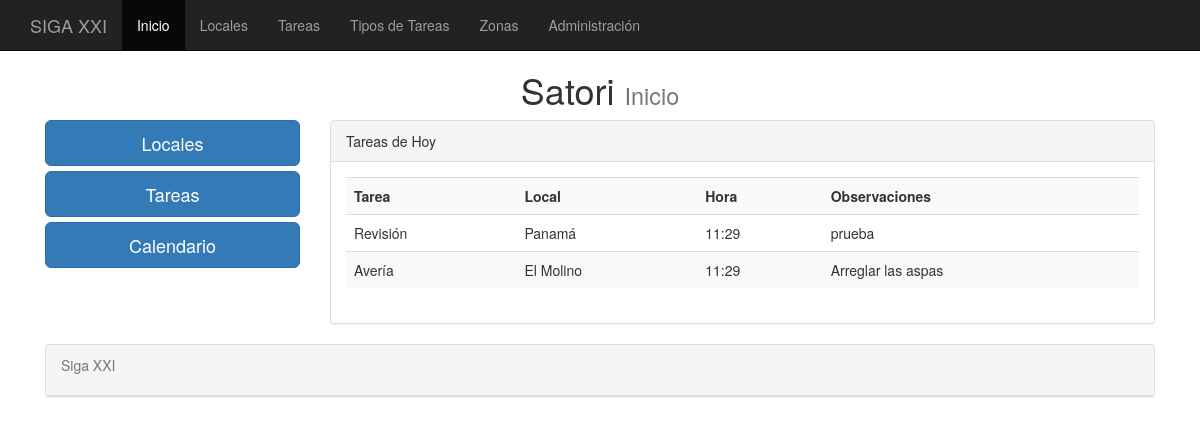
Before: / with the older database file.
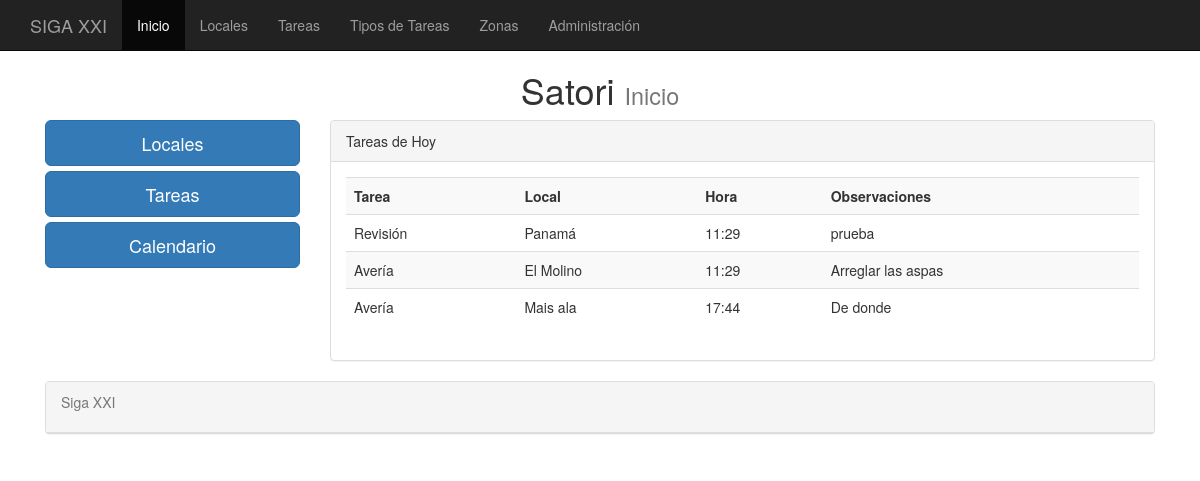
After: the same page with the newer database file.
### cafe/models.py (models this page shows, shortened)
class tareas(models.Model):
    tarea = models.ForeignKey(tipos_tareas, default=None, null=True, blank=True)
    local = models.ForeignKey(locales, default=None, null=True, blank=True)
    fecha = models.DateTimeField(default=datetime.now, blank=True)
    completada = models.BooleanField(null=False, blank=True, default=False)
    observaciones = models.TextField(default=None, null=True)
    class Meta:
	    verbose_name_plural = "tareas"

class tipos_tareas(models.Model):
	tipo = models.CharField(max_length=75)
	class Meta:
		verbose_name_plural = "Tipos_tareas"
	def __unicode__(self):
		return self.tipo

class locales(models.Model):
    local = models.CharField(max_length=75)
    telefono = models.CharField(max_length=15)
    movil = models.CharField(max_length=15)
    correo = models.EmailField()
    contacto = models.CharField(max_length=75)
    direccion = models.CharField(max_length=100)
    codigo_postal = models.CharField(max_length=7)
    poblacion = models.CharField(max_length=100)
    zona = models.ForeignKey(zonas, default=None, null=True, blank=True)
    maquina = models.CharField(max_length=100)
    modelo = models.CharField(max_length=100)
    centralita = models.CharField(max_length=100)
    fecha_alta = models.DateTimeField(default=datetime.now, blank=True)
    fecha_ultima = models.DateTimeField(default=datetime.now, blank=True)
    es_siga = models.BooleanField(null=False, blank=True)
    observaciones = models.TextField(default=None, null=True)
    class Meta:
	    verbose_name_plural = "locales"
    def __unicode__(self):
    	return self.local

### cafe/views.py (the view)
# urls.py: url(r'^$', views.index, name='index'),
def index(request):
    initime = datetime.strptime('0000','%H%M').time()
    fintime = datetime.strptime('2359','%H%M').time()
    principio = datetime.combine(datetime.today(), initime)
    fin = datetime.combine(datetime.today(), fintime)
    las_tareas = tareas.objects.filter(fecha__gte = principio, fecha__lte = fin, completada = False).order_by('fecha')
    context = {'las_tareas': las_tareas }
    return render(request, 'cafe/index.html', context)

### templates/cafe/index.html (shortened to what this page needs)
{% extends "base.html" %}
{%   load   staticfiles   %}
{% block titulo %} Inicio {% endblock %}
{% block content %}
<row>
	<div class="col-md-3">
		<a href="/locales" class="btn btn-primary btn-lg btn-block">Locales</a>
		<a href="/tareas" class="btn btn-primary btn-lg btn-block">Tareas</a>
		<a href="/calendario" class="btn btn-primary btn-lg btn-block">Calendario</a>
		<br />
    </div>
    <div class="col-md-9" >
	    <div class="panel panel-default">
 		 	<div class="panel-heading">Tareas de Hoy</div>
         <div class="panel-body">
         	{% if las_tareas %}
					  <div class="table-responsive">
         		<table class="table table-striped">
	                <th>Tarea</th>
					<th>Local</th>
					<th>Hora</th>
					<th>Observaciones</th>
                  {% for tareas in las_tareas %}
                  	<tr>
                  		<td>{{ tareas.tarea }}</td>
						<td>{{ tareas.local }}</td>
						<td>{{ tareas.fecha | date:"H:i" }}</td>
						<td>{{ tareas.observaciones }}</td>
                    </tr>
                  {% endfor %}
            </table>
					</div>
				{% else %}
					<p class="text-warning">Sin tareas para hoy</p>
				{% endif %}
         </div>
         </div>
       </div>
    </div>
{% endblock %}

Changed rows visible on the page:
added tareas: tarea "Avería", local "Mais ala", fecha "17:44", observaciones "De donde"
